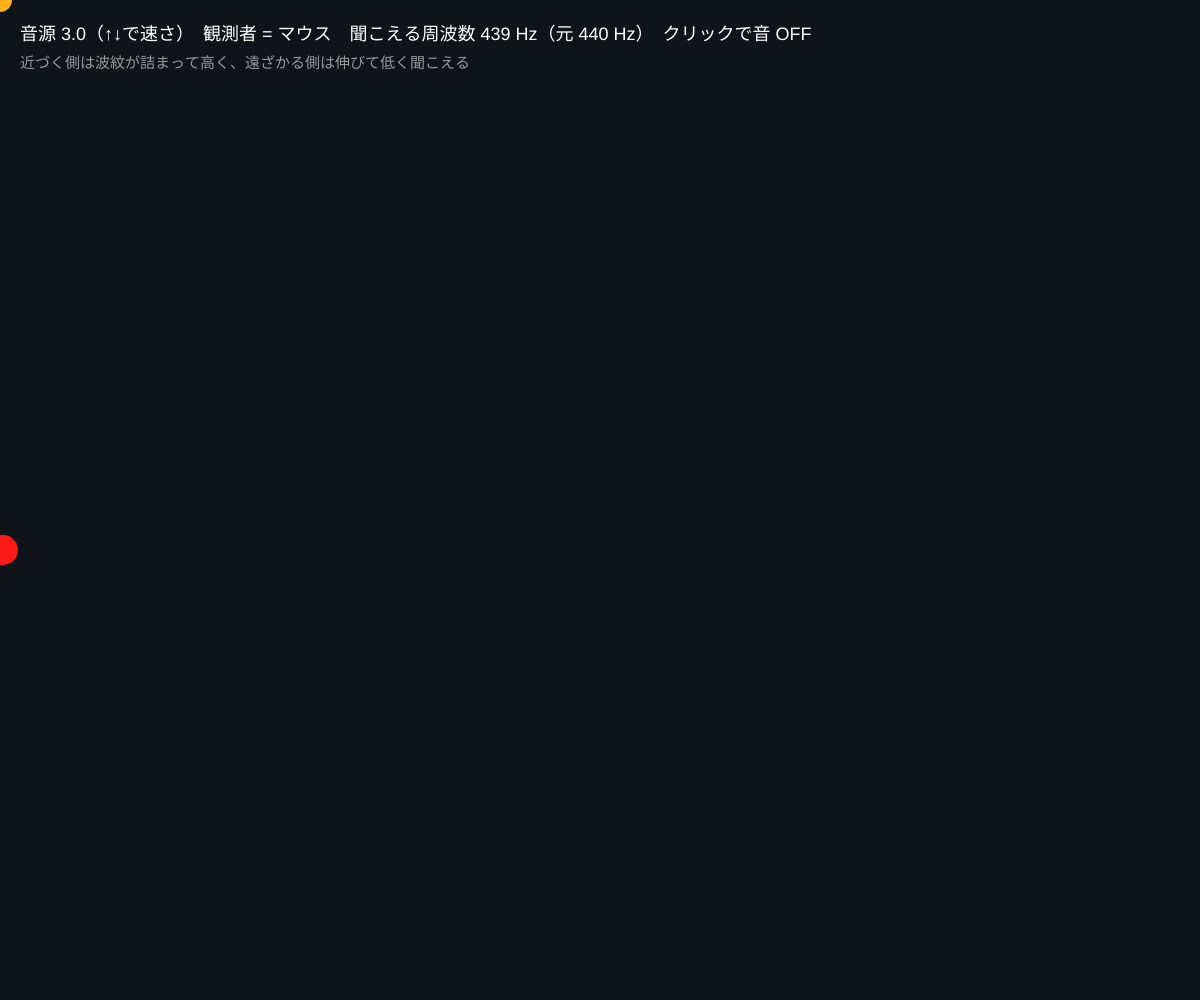
Frame 1 (no input)
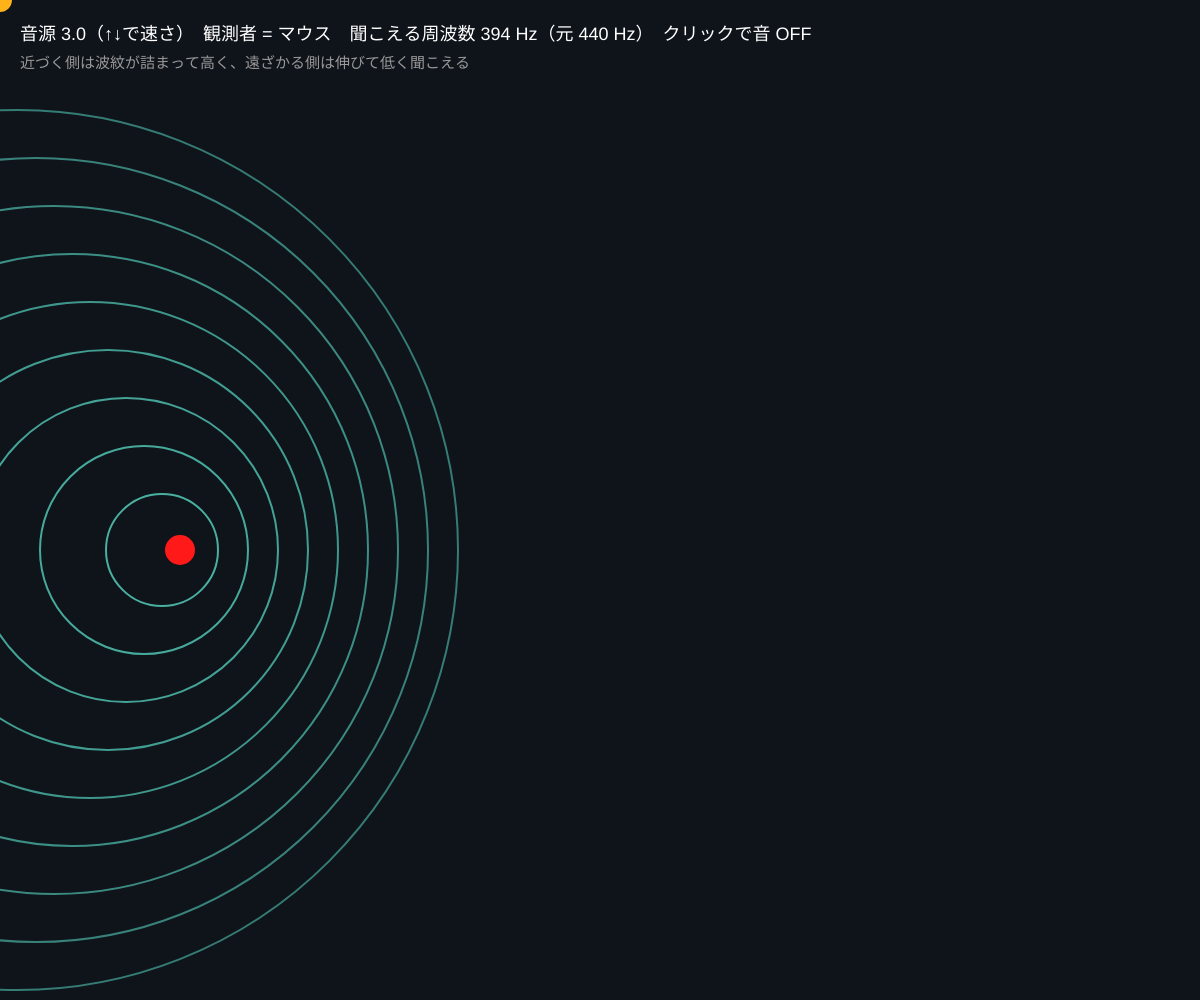
Frame 60 (no input)
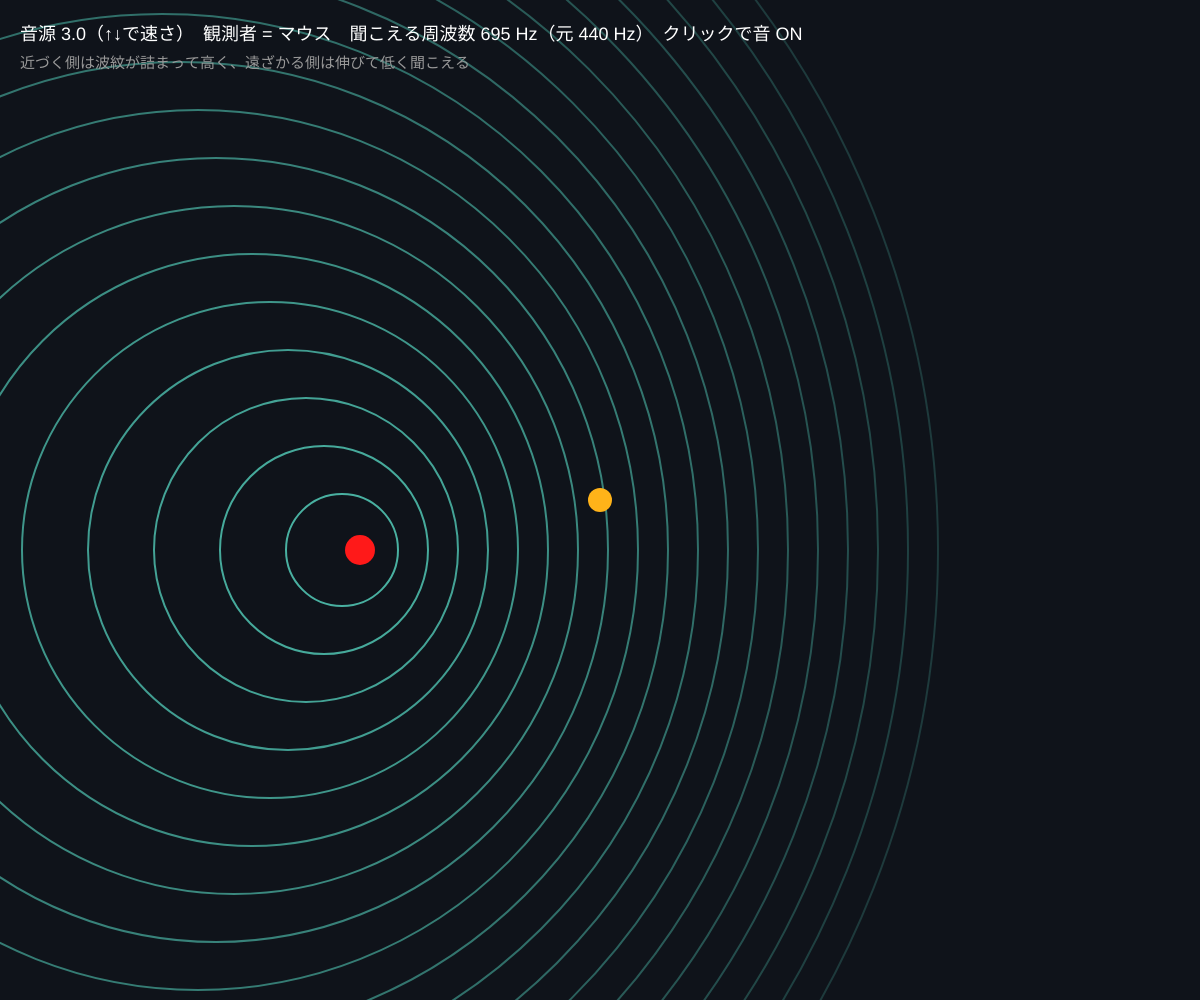
Frame 120 (the mouse pressed at the canvas centre since frame 60)

The p5.js sketch that drew these frames (run headless with seeded random() and noise() and a simulated clock; from frame 60 on, the mouse is pressed at the canvas centre):

// p5.js sketch
// ── sketch.js
// ============================================
// 14 ドップラー効果（おまけ）
// 救急車が通りすぎると音が「ピーポー」→ 低くなる。近づくと波が縮み、遠ざかると伸びる
// 音源が動き、波紋が広がり、観測者（マウス）が聞く周波数が変わる
// マウス = 観測者の位置 / クリックで音 ON/OFF / 上下キー = 音源の速さ
// ============================================

let sx = 0, sy = 0; // 音源の位置
let speed = 3;
let ripples = [];
let baseFreq = 440;
let playing = false;
let heard = 440;

function setup() {
  createCanvas(windowWidth, windowHeight);
  colorMode(HSB, 360, 100, 100, 100);
  sy = height * 0.55;
}

function draw() {
  background(220, 40, 10);
  // 音源が左から右へ
  sx += speed;
  if (sx > width + 100) sx = -100;

  // 一定間隔で波紋を出す（波の山）
  if (frameCount % 6 === 0) ripples.push({ x: sx, y: sy, r: 0 });
  noFill();
  for (let i = ripples.length - 1; i >= 0; i--) {
    let rp = ripples[i];
    rp.r += 8; // 波の速さ（音速）
    stroke(170, 60, 100, map(rp.r, 0, width, 70, 0));
    strokeWeight(2);
    circle(rp.x, rp.y, rp.r * 2);
    if (rp.r > width) ripples.splice(i, 1);
  }

  // 音源
  noStroke();
  fill(0, 90, 100);
  circle(sx, sy, 30);
  // 観測者
  fill(40, 90, 100);
  circle(mouseX, mouseY, 24);

  // ★ ドップラーの式：聞こえる周波数 = f × 音速 / (音速 − 近づく速さ)
  let soundSpeed = 8;
  let dx = mouseX - sx, dy = mouseY - sy;
  let d = max(sqrt(dx * dx + dy * dy), 1);
  let approach = (speed * dx) / d; // 音源が観測者に近づく速さ（遠ざかると負）
  heard = (baseFreq * soundSpeed) / (soundSpeed - approach);
  heard = constrain(heard, 100, 2000);
  if (playing) setTone(heard, map(d, 0, width, 0.3, 0.02, true));

  fill(0, 0, 100);
  textSize(18);
  text('音源 ' + nf(speed, 1, 1) + '（↑↓で速さ）　観測者 = マウス　聞こえる周波数 ' + round(heard) + ' Hz（元 ' + baseFreq + ' Hz）　クリックで音 ' + (playing ? 'ON' : 'OFF'), 20, 40);
  fill(0, 0, 60);
  textSize(15);
  text('近づく側は波紋が詰まって高く、遠ざかる側は伸びて低く聞こえる', 20, 68);
}

function mousePressed() {
  startAudio();
  playing = !playing;
  if (!playing) setTone(heard, 0);
}
function keyPressed() {
  if (keyCode === UP_ARROW) speed = min(7, speed + 0.5);
  if (keyCode === DOWN_ARROW) speed = max(0, speed - 0.5);
}

// ---------- やってみよう ----------
// 1. 観測者を音源の通り道の真上に置くと、通過の瞬間に音が急に下がる
// 2. 速さを音速（8）に近づけると？（衝撃波・ソニックブーム）
// 3. 宇宙の星の光も同じ（赤方偏移）。遠ざかる銀河の光は赤く見える


// ==================================================
// ここから下は「音を鳴らすための道具」です
// ==================================================
let audioCtx, osc, gainNode;

function startAudio() {
  if (!audioCtx) {
    audioCtx = new AudioContext();
    osc = audioCtx.createOscillator();
    osc.type = 'triangle';
    gainNode = audioCtx.createGain();
    gainNode.gain.value = 0;
    osc.connect(gainNode);
    gainNode.connect(audioCtx.destination);
    osc.start();
  }
  audioCtx.resume();
}

function setTone(f, volume) {
  if (!audioCtx) return;
  let t = audioCtx.currentTime;
  osc.frequency.setTargetAtTime(f, t, 0.03);
  gainNode.gain.setTargetAtTime(volume, t, 0.03);
}
